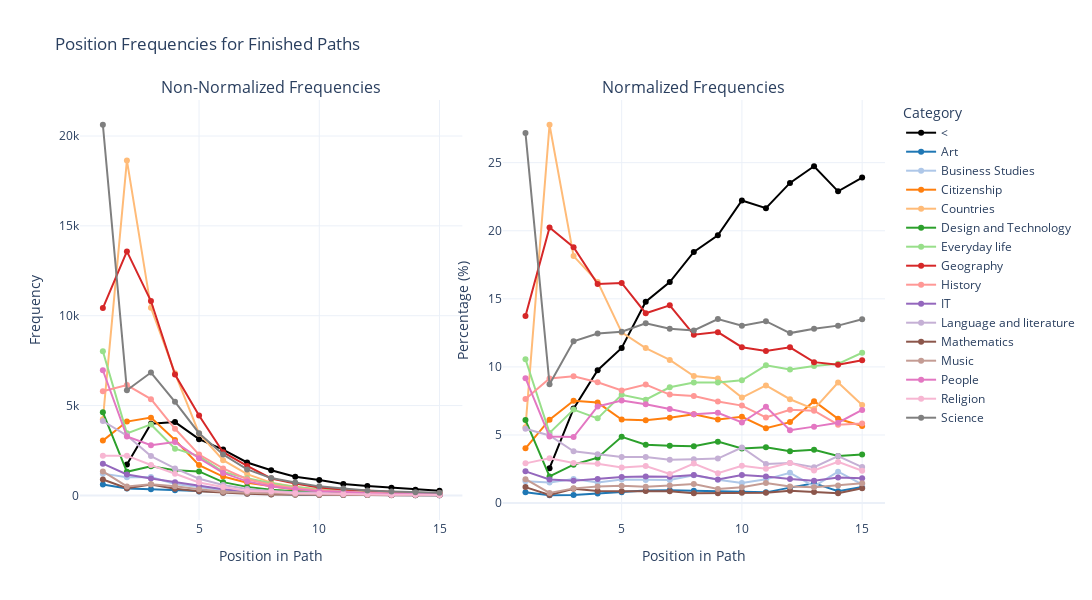

Notebook code for this chart:
### Code cell
df_position_data = get_position_frequencies(common_paths_nl, max_position=15)
plot_position_line(df_position_data, df_article, title="Position Frequencies for Finished Paths")

### Figure 1 — Plotly figure (JSON) as saved in the notebook; plotly's stock layout.template omitted (floating-point values rounded to 4 significant figures)
{"data": [{"line": {"color": "rgb(0,0,0)"}, "mode": "lines+markers", "name": "<", "type": "scatter", "x": [2, 3, 4, 5, 6, 7, 8, 9, 10, 11, 12, 13, 14, 15], "xaxis": "x", "y": [1718, 3993, 4083, 3132, 2551, 1833, 1405, 1042, 860, 634, 518, 423, 318, 262], "yaxis": "y"}, {"line": {"color": "rgb(31.0,119.0,180.0)"}, "mode": "lines+markers", "name": "Art", "type": "scatter", "x": [1, 2, 3, 4, 5, 6, 7, 8, 9, 10, 11, 12, 13, 14, 15], "xaxis": "x", "y": [608, 385, 342, 291, 216, 158, 107, 69, 45, 33, 23, 25, 25, 12, 13], "yaxis": "y"}, {"line": {"color": "rgb(174.0,199.0,232.0)"}, "mode": "lines+markers", "name": "Business Studies", "type": "scatter", "x": [1, 2, 3, 4, 5, 6, 7, 8, 9, 10, 11, 12, 13, 14, 15], "xaxis": "x", "y": [1213, 1010, 1019, 632, 475, 292, 191, 156, 91, 57, 51, 49, 21, 32, 15], "yaxis": "y"}, {"line": {"color": "rgb(255.0,127.0,14.0)"}, "mode": "lines+markers", "name": "Citizenship", "type": "scatter", "x": [1, 2, 3, 4, 5, 6, 7, 8, 9, 10, 11, 12, 13, 14, 15], "xaxis": "x", "y": [3050, 4109, 4329, 3087, 1688, 1050, 708, 497, 325, 245, 161, 131, 128, 86, 62], "yaxis": "y"}, {"line": {"color": "rgb(255.0,187.0,120.0)"}, "mode": "lines+markers", "name": "Countries", "type": "scatter", "x": [1, 2, 3, 4, 5, 6, 7, 8, 9, 10, 11, 12, 13, 14, 15], "xaxis": "x", "y": [4233, 18643, 10440, 6795, 3447, 1964, 1187, 711, 485, 300, 253, 168, 118, 123, 79], "yaxis": "y"}, {"line": {"color": "rgb(44.0,160.0,44.0)"}, "mode": "lines+markers", "name": "Design and Technology", "type": "scatter", "x": [1, 2, 3, 4, 5, 6, 7, 8, 9, 10, 11, 12, 13, 14, 15], "xaxis": "x", "y": [4626, 1314, 1623, 1395, 1338, 739, 476, 318, 239, 155, 120, 84, 67, 48, 39], "yaxis": "y"}, {"line": {"color": "rgb(152.0,223.0,138.0)"}, "mode": "lines+markers", "name": "Everyday life", "type": "scatter", "x": [1, 2, 3, 4, 5, 6, 7, 8, 9, 10, 11, 12, 13, 14, 15], "xaxis": "x", "y": [8021, 3456, 3951, 2602, 2188, 1309, 960, 675, 469, 349, 296, 216, 172, 142, 121], "yaxis": "y"}, {"line": {"color": "rgb(214.0,39.0,40.0)"}, "mode": "lines+markers", "name": "Geography", "type": "scatter", "x": [1, 2, 3, 4, 5, 6, 7, 8, 9, 10, 11, 12, 13, 14, 15], "xaxis": "x", "y": [10426, 13580, 10817, 6727, 4446, 2405, 1640, 942, 665, 443, 327, 252, 177, 141, 115], "yaxis": "y"}, {"line": {"color": "rgb(255.0,152.0,150.0)"}, "mode": "lines+markers", "name": "History", "type": "scatter", "x": [1, 2, 3, 4, 5, 6, 7, 8, 9, 10, 11, 12, 13, 14, 15], "xaxis": "x", "y": [5796, 6143, 5358, 3710, 2273, 1502, 900, 599, 395, 277, 184, 151, 116, 80, 64], "yaxis": "y"}, {"line": {"color": "rgb(148.0,103.0,189.0)"}, "mode": "lines+markers", "name": "IT", "type": "scatter", "x": [1, 2, 3, 4, 5, 6, 7, 8, 9, 10, 11, 12, 13, 14, 15], "xaxis": "x", "y": [1768, 1165, 946, 740, 525, 338, 218, 157, 92, 80, 57, 39, 28, 26, 20], "yaxis": "y"}, {"line": {"color": "rgb(197.0,176.0,213.0)"}, "mode": "lines+markers", "name": "Language and literature", "type": "scatter", "x": [1, 2, 3, 4, 5, 6, 7, 8, 9, 10, 11, 12, 13, 14, 15], "xaxis": "x", "y": [4143, 3331, 2188, 1502, 931, 585, 360, 245, 173, 158, 84, 65, 45, 48, 29], "yaxis": "y"}, {"line": {"color": "rgb(140.0,86.0,75.0)"}, "mode": "lines+markers", "name": "Mathematics", "type": "scatter", "x": [1, 2, 3, 4, 5, 6, 7, 8, 9, 10, 11, 12, 13, 14, 15], "xaxis": "x", "y": [890, 397, 608, 374, 237, 152, 99, 55, 38, 29, 22, 20, 14, 10, 12], "yaxis": "y"}, {"line": {"color": "rgb(196.0,156.0,148.0)"}, "mode": "lines+markers", "name": "Music", "type": "scatter", "x": [1, 2, 3, 4, 5, 6, 7, 8, 9, 10, 11, 12, 13, 14, 15], "xaxis": "x", "y": [1334, 501, 621, 512, 350, 206, 145, 106, 55, 45, 43, 27, 20, 18, 16], "yaxis": "y"}, {"line": {"color": "rgb(227.0,119.0,194.0)"}, "mode": "lines+markers", "name": "People", "type": "scatter", "x": [1, 2, 3, 4, 5, 6, 7, 8, 9, 10, 11, 12, 13, 14, 15], "xaxis": "x", "y": [6965, 3276, 2791, 2967, 2071, 1253, 781, 497, 351, 229, 207, 118, 96, 82, 75], "yaxis": "y"}, {"line": {"color": "rgb(247.0,182.0,210.0)"}, "mode": "lines+markers", "name": "Religion", "type": "scatter", "x": [1, 2, 3, 4, 5, 6, 7, 8, 9, 10, 11, 12, 13, 14, 15], "xaxis": "x", "y": [2213, 2213, 1694, 1204, 719, 468, 242, 221, 116, 106, 74, 65, 41, 42, 26], "yaxis": "y"}, {"line": {"color": "rgb(127.0,127.0,127.0)"}, "mode": "lines+markers", "name": "Science", "type": "scatter", "x": [1, 2, 3, 4, 5, 6, 7, 8, 9, 10, 11, 12, 13, 14, 15], "xaxis": "x", "y": [20627, 5855, 6839, 5207, 3462, 2278, 1446, 966, 716, 504, 391, 275, 219, 181, 148], "yaxis": "y"}, {"line": {"color": "rgb(0,0,0)"}, "mode": "lines+markers", "name": "<", "showlegend": false, "type": "scatter", "x": [2, 3, 4, 5, 6, 7, 8, 9, 10, 11, 12, 13, 14, 15], "xaxis": "x2", "y": [2.561, 6.937, 9.761, 11.39, 14.79, 16.23, 18.44, 19.67, 22.22, 21.66, 23.51, 24.74, 22.89, 23.91], "yaxis": "y2"}, {"line": {"color": "rgb(31.0,119.0,180.0)"}, "mode": "lines+markers", "name": "Art", "showlegend": false, "type": "scatter", "x": [1, 2, 3, 4, 5, 6, 7, 8, 9, 10, 11, 12, 13, 14, 15], "xaxis": "x2", "y": [0.8009, 0.5738, 0.5942, 0.6957, 0.7855, 0.9159, 0.9475, 0.9056, 0.8495, 0.8527, 0.7858, 1.135, 1.462, 0.8639, 1.186], "yaxis": "y2"}, {"line": {"color": "rgb(174.0,199.0,232.0)"}, "mode": "lines+markers", "name": "Business Studies", "showlegend": false, "type": "scatter", "x": [1, 2, 3, 4, 5, 6, 7, 8, 9, 10, 11, 12, 13, 14, 15], "xaxis": "x2", "y": [1.598, 1.505, 1.77, 1.511, 1.727, 1.693, 1.691, 2.048, 1.718, 1.473, 1.742, 2.224, 1.228, 2.304, 1.369], "yaxis": "y2"}, {"line": {"color": "rgb(255.0,127.0,14.0)"}, "mode": "lines+markers", "name": "Citizenship", "showlegend": false, "type": "scatter", "x": [1, 2, 3, 4, 5, 6, 7, 8, 9, 10, 11, 12, 13, 14, 15], "xaxis": "x2", "y": [4.018, 6.124, 7.521, 7.38, 6.139, 6.087, 6.269, 6.523, 6.136, 6.331, 5.501, 5.946, 7.485, 6.192, 5.657], "yaxis": "y2"}, {"line": {"color": "rgb(255.0,187.0,120.0)"}, "mode": "lines+markers", "name": "Countries", "showlegend": false, "type": "scatter", "x": [1, 2, 3, 4, 5, 6, 7, 8, 9, 10, 11, 12, 13, 14, 15], "xaxis": "x2", "y": [5.576, 27.79, 18.14, 16.25, 12.54, 11.39, 10.51, 9.332, 9.156, 7.752, 8.644, 7.626, 6.901, 8.855, 7.208], "yaxis": "y2"}, {"line": {"color": "rgb(44.0,160.0,44.0)"}, "mode": "lines+markers", "name": "Design and Technology", "showlegend": false, "type": "scatter", "x": [1, 2, 3, 4, 5, 6, 7, 8, 9, 10, 11, 12, 13, 14, 15], "xaxis": "x2", "y": [6.094, 1.958, 2.82, 3.335, 4.866, 4.284, 4.215, 4.174, 4.512, 4.005, 4.1, 3.813, 3.918, 3.456, 3.558], "yaxis": "y2"}, {"line": {"color": "rgb(152.0,223.0,138.0)"}, "mode": "lines+markers", "name": "Everyday life", "showlegend": false, "type": "scatter", "x": [1, 2, 3, 4, 5, 6, 7, 8, 9, 10, 11, 12, 13, 14, 15], "xaxis": "x2", "y": [10.57, 5.151, 6.864, 6.221, 7.957, 7.588, 8.501, 8.859, 8.854, 9.018, 10.11, 9.805, 10.06, 10.22, 11.04], "yaxis": "y2"}, {"line": {"color": "rgb(214.0,39.0,40.0)"}, "mode": "lines+markers", "name": "Geography", "showlegend": false, "type": "scatter", "x": [1, 2, 3, 4, 5, 6, 7, 8, 9, 10, 11, 12, 13, 14, 15], "xaxis": "x2", "y": [13.73, 20.24, 18.79, 16.08, 16.17, 13.94, 14.52, 12.36, 12.55, 11.45, 11.17, 11.44, 10.35, 10.15, 10.49], "yaxis": "y2"}, {"line": {"color": "rgb(255.0,152.0,150.0)"}, "mode": "lines+markers", "name": "History", "showlegend": false, "type": "scatter", "x": [1, 2, 3, 4, 5, 6, 7, 8, 9, 10, 11, 12, 13, 14, 15], "xaxis": "x2", "y": [7.635, 9.156, 9.309, 8.87, 8.266, 8.707, 7.97, 7.862, 7.457, 7.158, 6.286, 6.854, 6.784, 5.76, 5.839], "yaxis": "y2"}, {"line": {"color": "rgb(148.0,103.0,189.0)"}, "mode": "lines+markers", "name": "IT", "showlegend": false, "type": "scatter", "x": [1, 2, 3, 4, 5, 6, 7, 8, 9, 10, 11, 12, 13, 14, 15], "xaxis": "x2", "y": [2.329, 1.736, 1.644, 1.769, 1.909, 1.959, 1.93, 2.061, 1.737, 2.067, 1.947, 1.77, 1.637, 1.872, 1.825], "yaxis": "y2"}, {"line": {"color": "rgb(197.0,176.0,213.0)"}, "mode": "lines+markers", "name": "Language and literature", "showlegend": false, "type": "scatter", "x": [1, 2, 3, 4, 5, 6, 7, 8, 9, 10, 11, 12, 13, 14, 15], "xaxis": "x2", "y": [5.458, 4.965, 3.801, 3.591, 3.386, 3.391, 3.188, 3.216, 3.266, 4.083, 2.87, 2.951, 2.632, 3.456, 2.646], "yaxis": "y2"}, {"line": {"color": "rgb(140.0,86.0,75.0)"}, "mode": "lines+markers", "name": "Mathematics", "showlegend": false, "type": "scatter", "x": [1, 2, 3, 4, 5, 6, 7, 8, 9, 10, 11, 12, 13, 14, 15], "xaxis": "x2", "y": [1.172, 0.5917, 1.056, 0.8941, 0.8619, 0.8812, 0.8766, 0.7219, 0.7174, 0.7494, 0.7516, 0.9079, 0.8187, 0.7199, 1.095], "yaxis": "y2"}, {"line": {"color": "rgb(196.0,156.0,148.0)"}, "mode": "lines+markers", "name": "Music", "showlegend": false, "type": "scatter", "x": [1, 2, 3, 4, 5, 6, 7, 8, 9, 10, 11, 12, 13, 14, 15], "xaxis": "x2", "y": [1.757, 0.7467, 1.079, 1.224, 1.273, 1.194, 1.284, 1.391, 1.038, 1.163, 1.469, 1.226, 1.17, 1.296, 1.46], "yaxis": "y2"}, {"line": {"color": "rgb(227.0,119.0,194.0)"}, "mode": "lines+markers", "name": "People", "showlegend": false, "type": "scatter", "x": [1, 2, 3, 4, 5, 6, 7, 8, 9, 10, 11, 12, 13, 14, 15], "xaxis": "x2", "y": [9.175, 4.883, 4.849, 7.093, 7.531, 7.264, 6.916, 6.523, 6.626, 5.917, 7.072, 5.356, 5.614, 5.904, 6.843], "yaxis": "y2"}, {"line": {"color": "rgb(247.0,182.0,210.0)"}, "mode": "lines+markers", "name": "Religion", "showlegend": false, "type": "scatter", "x": [1, 2, 3, 4, 5, 6, 7, 8, 9, 10, 11, 12, 13, 14, 15], "xaxis": "x2", "y": [2.915, 3.298, 2.943, 2.878, 2.615, 2.713, 2.143, 2.901, 2.19, 2.739, 2.528, 2.951, 2.398, 3.024, 2.372], "yaxis": "y2"}, {"line": {"color": "rgb(127.0,127.0,127.0)"}, "mode": "lines+markers", "name": "Science", "showlegend": false, "type": "scatter", "x": [1, 2, 3, 4, 5, 6, 7, 8, 9, 10, 11, 12, 13, 14, 15], "xaxis": "x2", "y": [27.17, 8.726, 11.88, 12.45, 12.59, 13.21, 12.8, 12.68, 13.52, 13.02, 13.36, 12.48, 12.81, 13.03, 13.5], "yaxis": "y2"}], "layout": {"annotations": [{"font": {"size": 16}, "showarrow": false, "text": "Non-Normalized Frequencies", "x": 0.2375, "xanchor": "center", "xref": "paper", "y": 1, "yanchor": "bottom", "yref": "paper"}, {"font": {"size": 16}, "showarrow": false, "text": "Normalized Frequencies", "x": 0.7625, "xanchor": "center", "xref": "paper", "y": 1, "yanchor": "bottom", "yref": "paper"}], "height": 600, "legend": {"title": {"text": "Category"}}, "title": {"text": "Position Frequencies for Finished Paths"}, "width": 1200, "xaxis": {"anchor": "y", "domain": [0, 0.475], "title": {"text": "Position in Path"}}, "xaxis2": {"anchor": "y2", "domain": [0.525, 1], "title": {"text": "Position in Path"}}, "yaxis": {"anchor": "x", "domain": [0, 1], "title": {"text": "Frequency"}}, "yaxis2": {"anchor": "x2", "domain": [0, 1], "title": {"text": "Percentage (%)"}}}}
